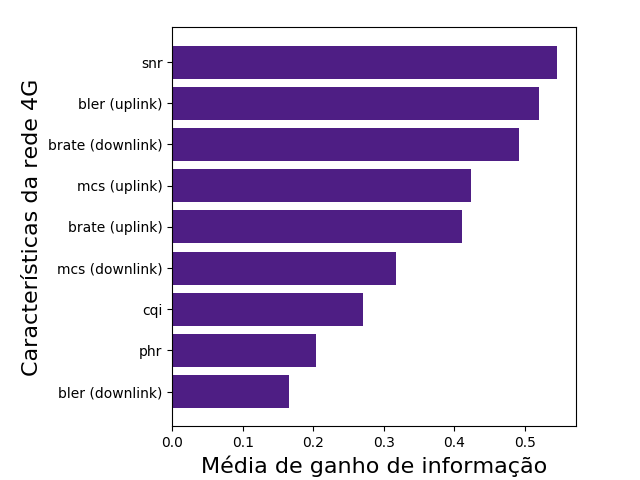

Write Python code to recreate this figure.
from pylab import *
import numpy
import matplotlib.pyplot as plt

grupos = 9
rank = (0.545, 0.520, 0.491, 0.423, 0.410 , 0.317, 0.270, 0.204, 0.165)


"""
 0.545 +- 0.005     1   +- 0       5 snr
 0.52  +- 0.003     2   +- 0       9 blerup
 0.491 +- 0.013     3   +- 0       3 bratedown
 0.423 +- 0.005     4   +- 0.1     7 mcsup
 0.41  +- 0.006     5   +- 0.1     8 brateup
 0.317 +- 0.001     6   +- 0       2 mcsdown
 0.27  +- 0.002     7   +- 0       1 cqi
 0.204 +- 0.004     8   +- 0       6 phr
 0.165 +- 0.004     9   +- 0       4 blerdown

"""
import matplotlib.pyplot as plt
import numpy as np

# Fixing random state for reproducibility
np.random.seed(19680801)


plt.rcdefaults()
fig, ax = plt.subplots()

# Example data
people = ('snr', 'bler (uplink)', 'brate (downlink)', 'mcs (uplink)', 'brate (uplink)', 'mcs (downlink)','cqi','phr','bler (downlink)')

error = np.random.rand(len(people))

ax.barh(people, rank,  align='center',
        color='#4e1e84', ecolor='black')
ax.set_yticks(people)
ax.set_yticklabels(people)
ax.set_ylabel('Características da rede 4G',fontsize=16)
ax.invert_yaxis()  # labels read top-to-bottom
ax.set_xlabel('Média de ganho de informação',fontsize=16)


plt.show()
